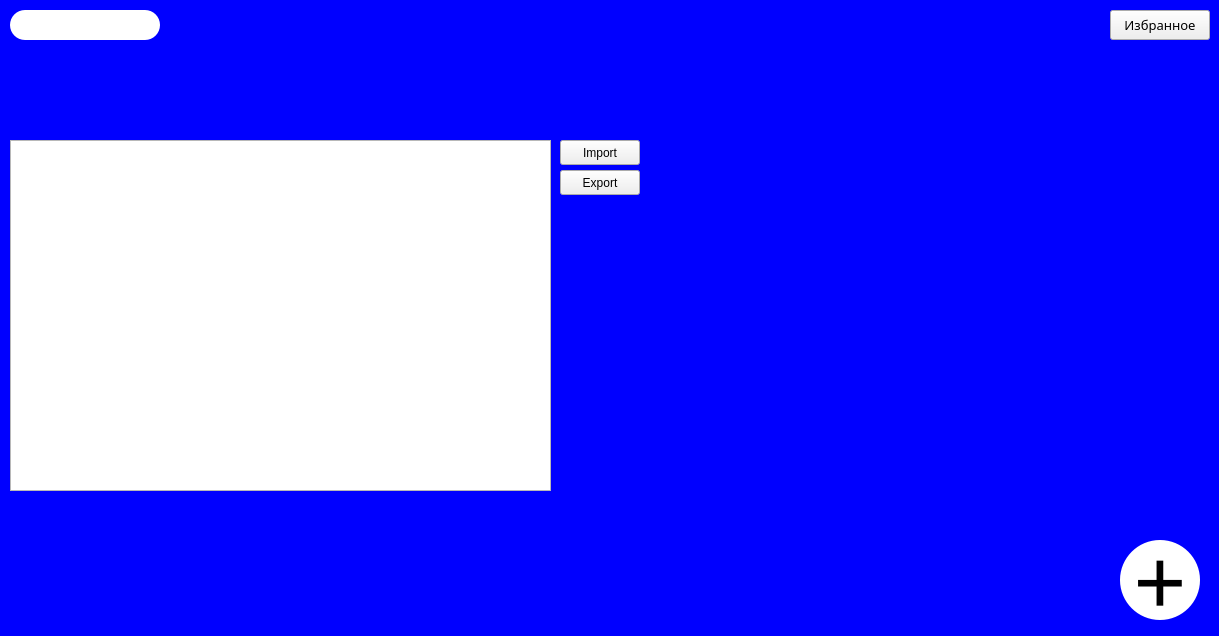
<?xml version="1.0" encoding="UTF-8"?>
<ui version="4.0">
 <class>MainWindow</class>
 <widget class="QMainWindow" name="MainWindow">
  <property name="geometry">
   <rect>
    <x>0</x>
    <y>0</y>
    <width>1219</width>
    <height>636</height>
   </rect>
  </property>
  <property name="sizePolicy">
   <sizepolicy hsizetype="Fixed" vsizetype="Fixed">
    <horstretch>0</horstretch>
    <verstretch>0</verstretch>
   </sizepolicy>
  </property>
  <property name="minimumSize">
   <size>
    <width>1219</width>
    <height>636</height>
   </size>
  </property>
  <property name="maximumSize">
   <size>
    <width>1219</width>
    <height>636</height>
   </size>
  </property>
  <property name="mouseTracking">
   <bool>false</bool>
  </property>
  <property name="windowTitle">
   <string>Recipe Book</string>
  </property>
  <property name="styleSheet">
   <string notr="true">QMainWindow {
	background-color: blue}
#searchBox {
	border-radius: 15px;
	border-width: 1px;
	min-height: 30px;
	max-height: 30px;
	min-width: 150px;
	max-width: 150px;
	border-color: green }
#categories_label {
	background-color: green}
#control_label {
	background-color: rgb(100, 255, 17)}
#recept_label {
	background-color: rgb(255, 235, 19)}
#addButton {
	background: white;
	border-width:1px;
	border-radius:40px;
	max-width:80px;
	max-height:80px;
	min-width:80px;
	min-height:80px;}
QLabel {
background-color: red;
background: black}</string>
  </property>
  <widget class="QWidget" name="centralwidget">
   <widget class="QPushButton" name="bestButton">
    <property name="geometry">
     <rect>
      <x>1110</x>
      <y>10</y>
      <width>100</width>
      <height>30</height>
     </rect>
    </property>
    <property name="font">
     <font>
      <family>Calibri Light</family>
      <pointsize>10</pointsize>
     </font>
    </property>
    <property name="cursor">
     <cursorShape>PointingHandCursor</cursorShape>
    </property>
    <property name="text">
     <string>Избранное</string>
    </property>
   </widget>
   <widget class="QLineEdit" name="searchBox">
    <property name="geometry">
     <rect>
      <x>10</x>
      <y>10</y>
      <width>150</width>
      <height>30</height>
     </rect>
    </property>
    <property name="font">
     <font>
      <family>Calibri Light</family>
      <pointsize>10</pointsize>
     </font>
    </property>
    <property name="cursor">
     <cursorShape>IBeamCursor</cursorShape>
    </property>
    <property name="inputMask">
     <string/>
    </property>
    <property name="text">
     <string/>
    </property>
    <property name="frame">
     <bool>true</bool>
    </property>
   </widget>
   <widget class="QPushButton" name="addButton">
    <property name="geometry">
     <rect>
      <x>1120</x>
      <y>540</y>
      <width>80</width>
      <height>80</height>
     </rect>
    </property>
    <property name="font">
     <font>
      <family>Calibri Light</family>
      <pointsize>70</pointsize>
     </font>
    </property>
    <property name="cursor">
     <cursorShape>PointingHandCursor</cursorShape>
    </property>
    <property name="text">
     <string>+</string>
    </property>
   </widget>
   <widget class="QPushButton" name="testButton">
    <property name="geometry">
     <rect>
      <x>560</x>
      <y>140</y>
      <width>80</width>
      <height>25</height>
     </rect>
    </property>
    <property name="text">
     <string>Import</string>
    </property>
   </widget>
   <widget class="QTextEdit" name="textEdit">
    <property name="geometry">
     <rect>
      <x>10</x>
      <y>140</y>
      <width>541</width>
      <height>351</height>
     </rect>
    </property>
   </widget>
   <widget class="QPushButton" name="testButton2">
    <property name="geometry">
     <rect>
      <x>560</x>
      <y>170</y>
      <width>80</width>
      <height>25</height>
     </rect>
    </property>
    <property name="text">
     <string>Export</string>
    </property>
   </widget>
  </widget>
 </widget>
 <resources/>
 <connections/>
</ui>
